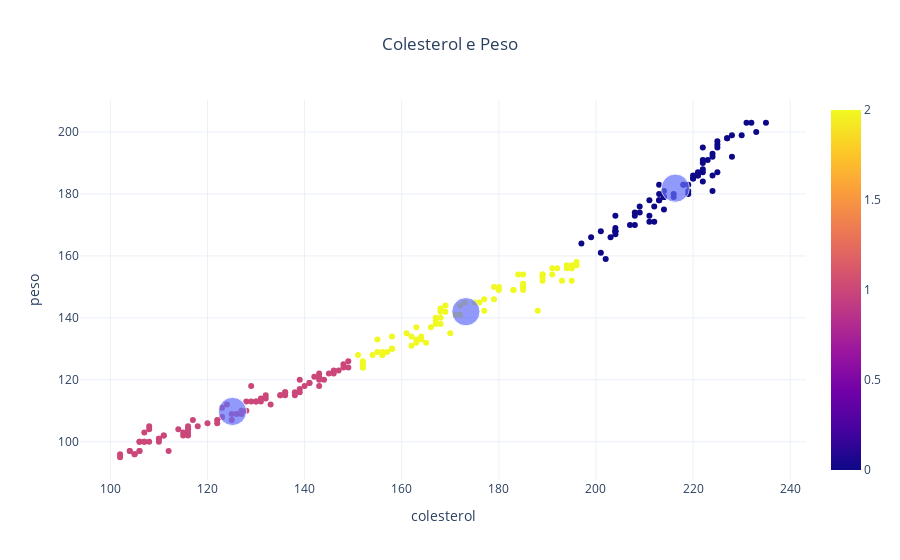

Here is the notebook cell this chart was saved with:
### Markdown cell above
Segmentando clientes baseado na análise dos clusters

### Code cell
# Gerando gráfico da análise dos clusters

x= 'colesterol'
y= 'peso'

grafico_scatter(op_saude[x], op_saude[y],  op_saude['clusters'], centr_cluster[:,1], centr_cluster[:,0], 'Colesterol e Peso', x, y)

### Figure 1 — Plotly figure (JSON) as saved in the notebook; plotly's stock layout.template omitted (floating-point values rounded to 4 significant figures; data arrays with more than 128 entries replaced by an {"elided": "..."} marker saying what was removed)
{"data": [{"hovertemplate": "x=%{x}<br>y=%{y}<br>color=%{marker.color}<extra></extra>", "legendgroup": "", "marker": {"color": {"elided": "225 int values"}, "coloraxis": "coloraxis", "symbol": "circle"}, "mode": "markers", "name": "", "orientation": "v", "showlegend": false, "type": "scatter", "x": {"elided": "225 int values"}, "xaxis": "x", "y": {"elided": "225 float values"}, "yaxis": "y"}, {"hovertemplate": "x=%{x}<br>y=%{y}<br>size=%{marker.size}<extra></extra>", "legendgroup": "", "marker": {"color": "#636efa", "size": [3, 3, 3], "sizemode": "area", "sizeref": 0.0075, "symbol": "circle"}, "mode": "markers", "name": "", "orientation": "v", "showlegend": false, "type": "scatter", "x": [216.3, 125.2, 173.2], "xaxis": "x", "y": [181.9, 109.8, 142.0], "yaxis": "y"}], "layout": {"title": {"text": "Colesterol e Peso", "x": 0.5}, "xaxis": {"title": {"text": "colesterol"}}, "yaxis": {"title": {"text": "peso"}}}}
